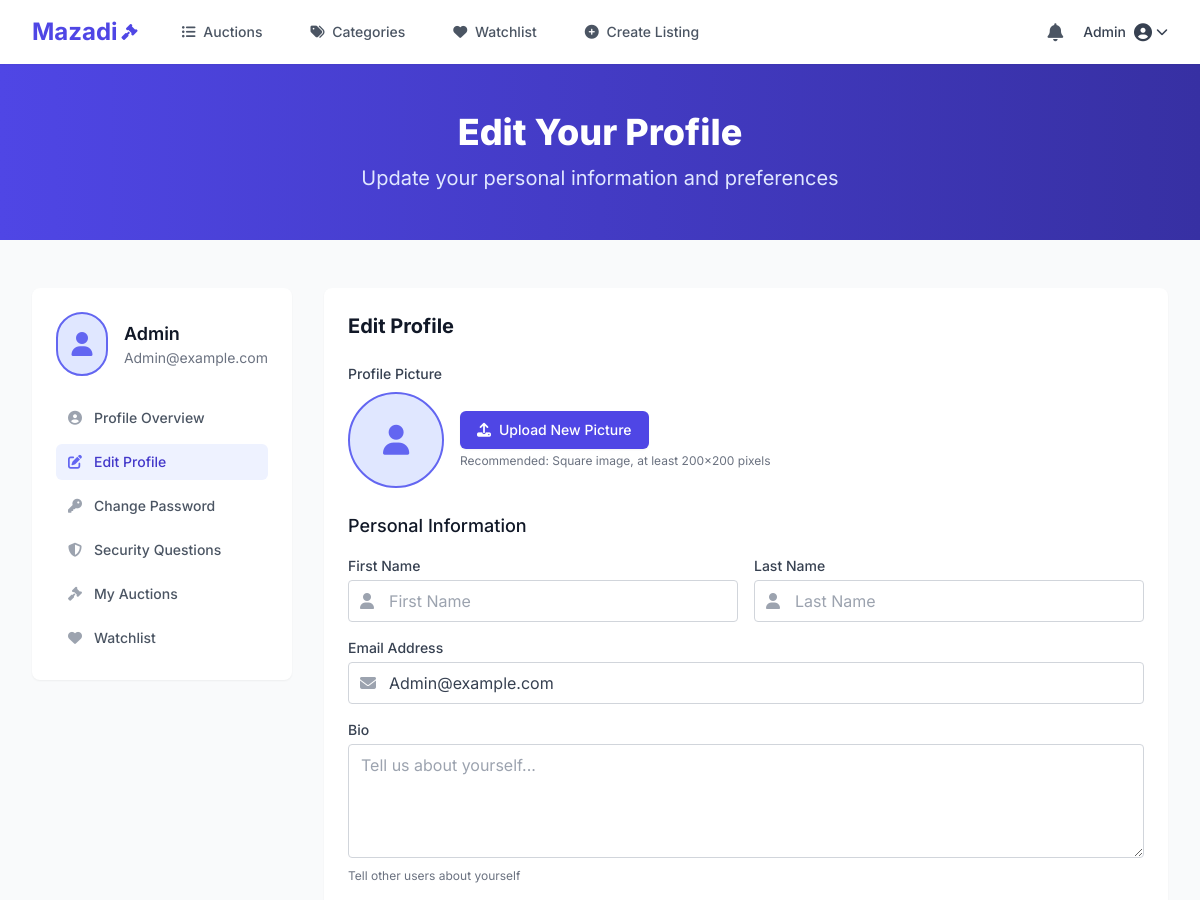
Before: /accounts/profile/edit/ (signed in, upper part) with the older database file.
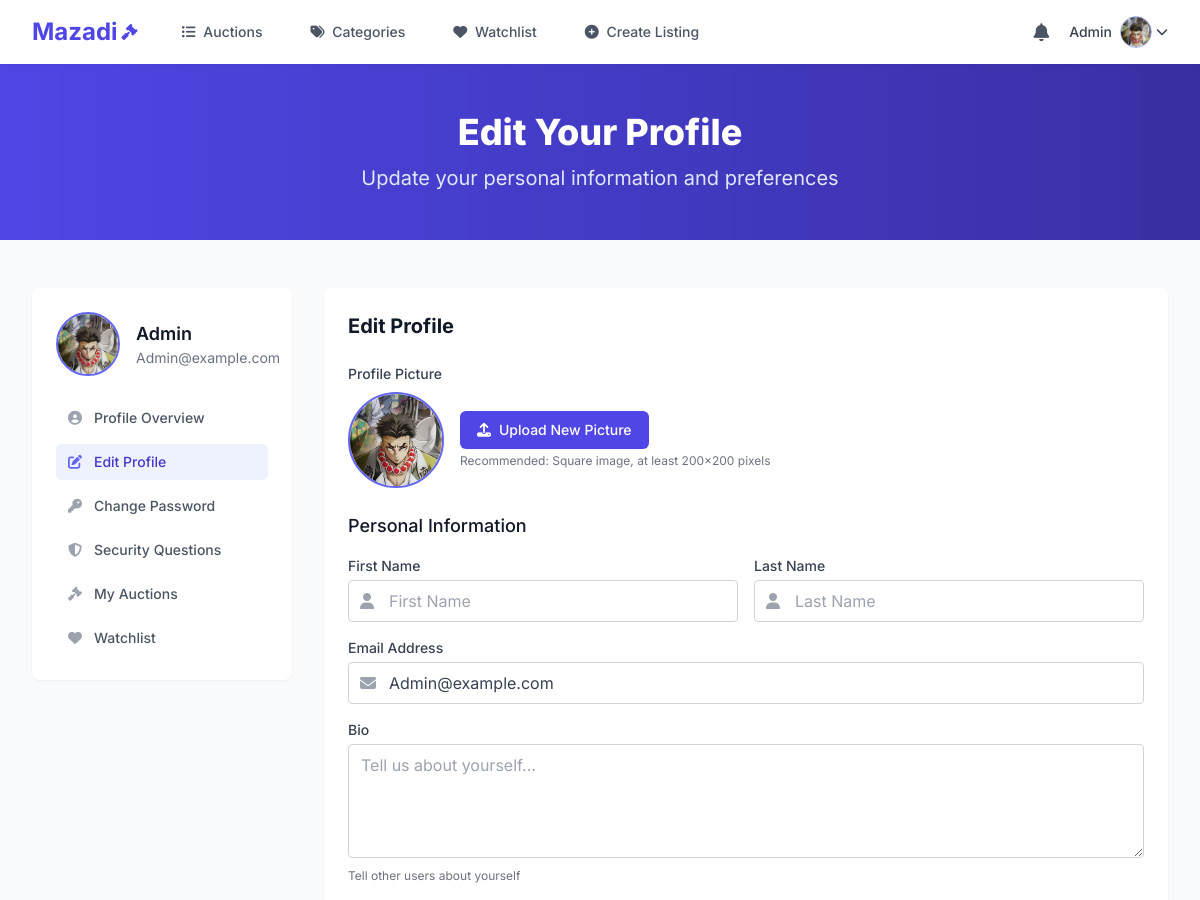
After: the same page with the newer database file.
### accounts/models.py (models this page shows, shortened)
class User(AbstractUser):
    class Meta:
        db_table = 'accounts_user'

class UserProfile(models.Model):
    user = models.OneToOneField(User, on_delete=models.CASCADE, related_name='profile')
    profile_picture = models.ImageField(upload_to='profile_pictures/', null=True, blank=True)
    bio = models.TextField(max_length=500, blank=True)
    phone_number = models.CharField(max_length=20, blank=True)
    address_line1 = models.CharField(max_length=100, blank=True)
    address_line2 = models.CharField(max_length=100, blank=True)
    city = models.CharField(max_length=100, blank=True)
    state = models.CharField(max_length=100, blank=True)
    postal_code = models.CharField(max_length=20, blank=True)
    country = models.CharField(max_length=100, blank=True)
    two_factor_enabled = models.BooleanField(default=False)
    two_factor_method = models.CharField(
        max_length=20,
        choices=[('sms', 'SMS'), ('app', 'Authenticator App')],
        blank=True
    )
    security_question1 = models.CharField(max_length=200, blank=True)
    security_answer1 = models.CharField(max_length=200, blank=True)
    security_question2 = models.CharField(max_length=200, blank=True)
    security_answer2 = models.CharField(max_length=200, blank=True)
    auctions_won = models.IntegerField(default=0)
    auctions_created = models.IntegerField(default=0)
    positive_ratings = models.IntegerField(default=0)
    seller_rating_avg = models.DecimalField(max_digits=3, decimal_places=2, default=0)
    buyer_rating_avg = models.DecimalField(max_digits=3, decimal_places=2, default=0)
    total_ratings_count = models.IntegerField(default=0)
    created_at = models.DateTimeField(auto_now_add=True)
    updated_at = models.DateTimeField(auto_now=True)

### accounts/views.py (the view)
# urls.py: path('profile/edit/', views.edit_profile, name='edit_profile'),
@login_required
def edit_profile(request):
    user = request.user
    profile = user.profile
    if request.method == 'POST':
        form = UserProfileForm(request.POST, request.FILES, instance=profile, user=user)
        if form.is_valid():
            form.save(user=user)
            messages.success(request, "Your profile has been updated successfully.")
            return redirect('profile')
    else:
        form = UserProfileForm(instance=profile, user=user)
    context = {
        'form': form,
        'profile': profile,
    }
    return render(request, 'accounts/edit_profile.html', context)

### notifications/context_processors.py (called while the page is built)
def notification_count(request):
    if request.user.is_authenticated:
        unread_count = Notification.objects.filter(
            user=request.user,
            is_read=False,
            is_deleted=False
        ).count()
        return {
            'unread_notification_count': unread_count
        }
    return {
        'unread_notification_count': 0
    }

### accounts/templates/accounts/edit_profile.html (shortened to what the changed rows need)
{% extends "auctions/layout.html" %}
{% load static %}
{% block body %}
<div class="bg-gradient-to-r from-primary-600 to-primary-800 py-12">
    <div class="max-w-7xl mx-auto px-4 sm:px-6 lg:px-8">
        <div class="text-center">
            <h1 class="text-3xl font-extrabold text-white sm:text-4xl">
                Edit Your Profile
            </h1>
        </div>
    </div>
</div>
<div class="max-w-7xl mx-auto px-4 sm:px-6 lg:px-8 py-12">
    <div class="grid grid-cols-1 lg:grid-cols-4 gap-8">
        <div class="lg:col-span-1">
            <div class="bg-white rounded-lg shadow-sm overflow-hidden sticky top-24">
                <div class="p-6">
                    <div class="flex items-center mb-6">
                        {% if profile.profile_picture %}
                            <img src="{{ profile.profile_picture.url }}" alt="{{ user.username }}" class="h-16 w-16 rounded-full object-cover border-2 border-primary-500">
                        {% else %}
                            <div class="h-16 w-16 rounded-full bg-primary-100 flex items-center justify-center border-2 border-primary-500">
                                <i class="fas fa-user text-2xl text-primary-500"></i>
                            </div>
                        {% endif %}
                        <div class="ml-4">
                            <h2 class="text-lg font-semibold text-gray-900">{{ user.username }}</h2>
                            <p class="text-sm text-gray-500">{{ user.email }}</p>
                        </div>
                    </div>
                </div>
            </div>
        </div>
        <div class="lg:col-span-3">
            <div class="bg-white rounded-lg shadow-sm overflow-hidden">
                <div class="p-6">
                    <h2 class="text-xl font-bold text-gray-900 mb-6">Edit Profile</h2>
                    <form method="post" enctype="multipart/form-data" class="space-y-6">
                        <div class="mb-8">
                            <div class="flex items-center">
                                <div class="mr-4">
                                    {% if profile.profile_picture %}
                                        <img src="{{ profile.profile_picture.url }}" alt="{{ user.username }}" class="h-24 w-24 rounded-full object-cover border-2 border-primary-500">
                                    {% else %}
                                        <div class="h-24 w-24 rounded-full bg-primary-100 flex items-center justify-center border-2 border-primary-500">
                                            <i class="fas fa-user text-3xl text-primary-500"></i>
                                        </div>
                                    {% endif %}
                                </div>
                            </div>
                        </div>
                        <div>
                            <div class="grid grid-cols-1 md:grid-cols-2 gap-4">
                                <div class="md:col-span-2">
                                    <div class="relative">
                                        <div class="absolute inset-y-0 left-0 pl-3 flex items-center pointer-events-none">
                                        </div>
                                        {{ form.email }}
                                    </div>
                                </div>
                                <div class="md:col-span-2">
                                    <label for="id_bio" class="block text-sm font-medium text-gray-700 mb-1">Bio</label>
                                    {{ form.bio }}
                                    <p class="mt-1 text-xs text-gray-500">Tell other users about yourself</p>
                                </div>
                            </div>
                        </div>
                    </form>
                </div>
            </div>
        </div>
    </div>
</div>
{% endblock %}

### auctions/templates/auctions/layout.html (shortened to what the changed rows need)
{% load static %}
<!DOCTYPE html>
<html lang="en">
<head>
    <script src="https://cdn.tailwindcss.com"></script>
    <link href="{% static 'auctions/styles.css' %}" rel="stylesheet">
    <link rel="stylesheet" href="https://cdnjs.cloudflare.com/ajax/libs/font-awesome/6.4.0/css/all.min.css">
</head>
<body class="bg-gray-50 font-sans antialiased text-gray-900 min-h-screen flex flex-col">
    <header class="bg-white shadow-sm sticky top-0 z-50">
        <div x-data="{ mobileMenuOpen: false, userMenuOpen: false }" class="max-w-7xl mx-auto px-4 sm:px-6 lg:px-8">
            <div class="flex justify-between h-16">
                <div class="flex items-center">
                    <div class="hidden md:flex md:items-center space-x-4">
                        {% if user.is_authenticated %}
                            <div class="relative" x-data="{ notificationsOpen: false, unreadCount: 0 }" x-init="
                                // Load initial unread count
                                fetch('{% url 'notification_dropdown' %}')
                                    .then(response => response.text())
                                    .then(html => {
                                        const parser = new DOMParser();
                                        const doc = parser.parseFromString(html, 'text/html');
                                        const countElement = doc.querySelector('#unread-count');
                                        if (countElement) {
                                            unreadCount = parseInt(countElement.textContent);
                                        }
                                    });
                            ">
                                <button @click="notificationsOpen = !notificationsOpen" class="relative p-1 rounded-full text-gray-600 hover:text-primary-600 focus:outline-none transition duration-300">
                                    <i class="fas fa-bell text-lg"></i>
                                </button>
                            </div>
                            <div class="relative" x-data="{ open: false }">
                                <button @click="open = !open" class="flex items-center text-sm font-medium text-gray-700 hover:text-primary-600 focus:outline-none transition duration-300">
                                    <span class="mr-2">{{ user.username }}</span>
                                    {% if user.profile.profile_picture %}
                                        <img src="{{ user.profile.profile_picture.url }}" alt="{{ user.username }}" class="h-8 w-8 rounded-full object-cover border border-primary-300">
                                    {% else %}
                                        <i class="fas fa-user-circle text-lg"></i>
                                    {% endif %}
                                    <i class="fas fa-chevron-down ml-1 text-xs"></i>
                                </button>
                            </div>
                        {% endif %}
                    </div>
                </div>
            </div>
        </div>
    </header>
    <main class="flex-grow">
        {% block body %}{% endblock %}
    </main>
</body>
</html>

Changed rows visible on the page:
changed through a linked row, User "Admin": profile.profile_picture: picture added
changed UserProfile: profile_picture: picture added
